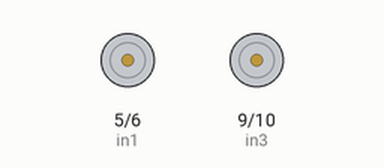
A sketch run on a simulated Arduino Uno, built with avr-gcc and run on an emulated ATmega328P. Shown: motor-driver pin pairs drawn as motors (green arrow = first pin HIGH = forward, orange = second pin HIGH = backward, longer = more drive, scaled by the enable pin).

Above: at 2.1 s.
At 6.5 s:
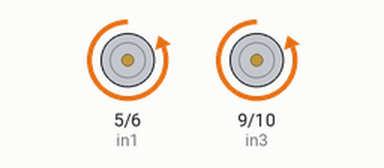
At 11.85 s:
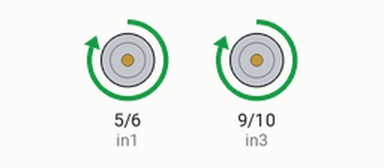
Timing chart, 0 to 15.3 s (numbered marks = the images above):
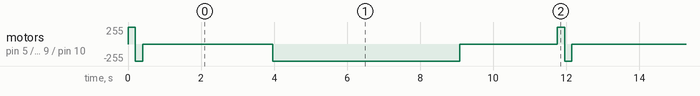

The sketch:

h1bridge.ino
```cpp
const int in1 = 5;
const int in2 = 6;
const int in3 = 9;
const int in4 = 10;
const int enA = 7;
const int enB = 8;


void setup()

{

  // Set all the motor control pins to outputs

  pinMode(enA, OUTPUT);
  pinMode(enB, OUTPUT);
  pinMode(in1, OUTPUT);
  pinMode(in2, OUTPUT);
  pinMode(in3, OUTPUT);
  pinMode(in4, OUTPUT);

}

void demoOne()

{

  // run the motors in both directions at a fixed speed

  //  motor A

  digitalWrite(in1, HIGH);
  digitalWrite(in2, LOW);

  // Set speed to 200

  analogWrite(enA, 200);

  // Turn on motor B

  digitalWrite(in3, HIGH);
  digitalWrite(in4, LOW);

  // Set speed to 200

  analogWrite(enB, 200);

  delay(200);

  // change motor directions

  digitalWrite(in1, LOW);
  digitalWrite(in2, HIGH);
  digitalWrite(in3, LOW);
  digitalWrite(in4, HIGH);

  delay(200);

  // turn off motors

  digitalWrite(in1, LOW);
  digitalWrite(in2, LOW);
  digitalWrite(in3, LOW);
  digitalWrite(in4, LOW);

}

void demoTwo()

{


  // Turn on motors

  digitalWrite(in1, LOW);
  digitalWrite(in2, HIGH);
  digitalWrite(in3, LOW);
  digitalWrite(in4, HIGH);

  // from zero to maximum speed

  for (int i = 0; i < 256; i++)

  {

    analogWrite(enA, i);
    analogWrite(enB, i);

    delay(20);

  }

  //  from maximum speed to zero

  for (int i = 255; i >= 0; --i)

  {

    analogWrite(enA, i);
    analogWrite(enB, i);

    delay(20);

  }

  // turn off motors

  digitalWrite(in1, LOW);
  digitalWrite(in2, LOW);
  digitalWrite(in3, LOW);
  digitalWrite(in4, LOW);

}

void loop()

{

  demoOne();

  delay(1000);

  demoTwo();

  delay(100);

}
```

Measured:
- by itself, motor on pin 5 (in1) / pin 6 (in2), motor on pin 9 (in3) / pin 10 (in4): repeats every 11.8 s: backward 255/255 0.20 s, stopped 3.6 s, backward 255/255 5.1 s, stopped 2.7 s, forward 255/255 0.20 s
